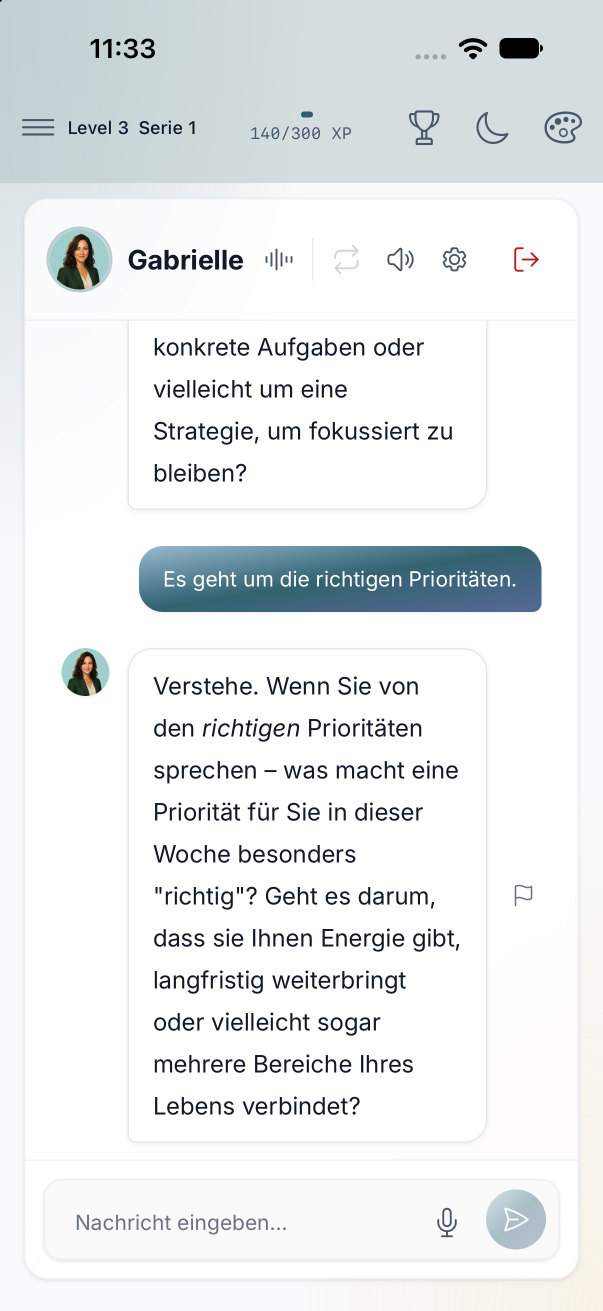
#> input picture screenshots/app-store/v2.6.0/_source/coaching-chat-de.png, 1206 x 2622 px (shown at 1/2 size)
$ python -i compose-asc-product-page-header.py   (imports and definitions only)
#> lines starting #> are read from the running program, lines starting #| are printed output that depends on the picture
#!/usr/bin/env python3
"""
App Store Connect — Product page header (21:9).

Spec: 3840 × 1646 px, PNG/JPEG, RGB without alpha.
Art safe area (Apple template): 1646 × 661 at (1097, 493) — keep headline + focal UI inside.

https://developer.apple.com/help/app-store-connect/reference/app-information/creative-assets-specifications/
https://developer.apple.com/app-store/asset-best-practices/

Usage:
  python3 scripts/compose-asc-product-page-header.py
  python3 scripts/compose-asc-product-page-header.py --guides   # draw safe-area box (review only)
"""

from __future__ import annotations

import argparse
import importlib.util
import struct
from pathlib import Path

import numpy as np
from PIL import Image, ImageDraw, ImageFilter, ImageFont

ROOT = Path(__file__).resolve().parents[1]
VERSION = "v2.6.0"
BASE = ROOT / "screenshots" / "app-store" / VERSION
# Sharper café scene than the 1179 set (same photo, larger export).
CAFE = BASE / "asc-upload" / "iphone-dynamic-island-large"
# Vertical window into the portrait café shot (below the burned-in slide headline).
CAFE_CROP_Y = 1000
CHAT = {
    "de": BASE / "_source" / "coaching-chat-de.png",
    "en": BASE / "_source" / "coaching-chat-en.png",
}
OUT_ROOT = BASE / "asc-upload" / "product-page-header"

W, H = 3840, 1646
SAFE_X, SAFE_Y, SAFE_W, SAFE_H = 1097, 493, 1646, 661

# ManualMode brand (match ASC marketing slides)
BG_LEFT = (232, 245, 244)
BG_MID = (170, 214, 211)
BG_RIGHT = (27, 114, 114)
INK = (14, 52, 52)
MUTED = (44, 84, 84)
ACCENT = (245, 158, 11)

COPY = {
    "de": {
        "headline": "Coaching,\nwo Sie sind.",
        "sub": "Jederzeit. Persönlich. Privat.",
        "slide": "00-lifestyle-iphone-de.png",
        "out": "manualmode-product-page-header-de.png",
    },
    "en": {
        "headline": "Coaching\nwhere you are.",
        "sub": "Anytime. Personal. Private.",
        "slide": "00-lifestyle-iphone-en.png",
        "out": "manualmode-product-page-header-en.png",
    },
}

def _first_font(*candidates: Path) -> Path:
    for path in candidates:
        if path.is_file():
            return path
    return candidates[-1]


TITLE_FONT = _first_font(
    Path("/System/Library/Fonts/Supplemental/Arial Bold.ttf"),
    Path("/usr/share/fonts/truetype/liberation/LiberationSans-Bold.ttf"),
)
BODY_FONT = _first_font(
    Path("/System/Library/Fonts/Supplemental/Arial.ttf"),
    Path("/usr/share/fonts/truetype/liberation/LiberationSans-Regular.ttf"),
)


# [82 lines left out: functions load_font, _lifestyle, _screen_mask_on_header, _quad_on_header, rescreen, not called in this run]


def cafe_frame(path: Path) -> Image.Image:
    """21:9 slice of the café portrait, below the slide's own headline."""
    im = Image.open(path).convert("RGB")
    sw, sh = im.size
#> sw = 1206; sh = 2622
    band_h = round(sw * H / W)
#> band_h = 517
    y0 = min(CAFE_CROP_Y, sh - band_h)
#> y0 = 1000
    frame = im.crop((0, y0, sw, y0 + band_h)).resize((W, H), Image.Resampling.LANCZOS)
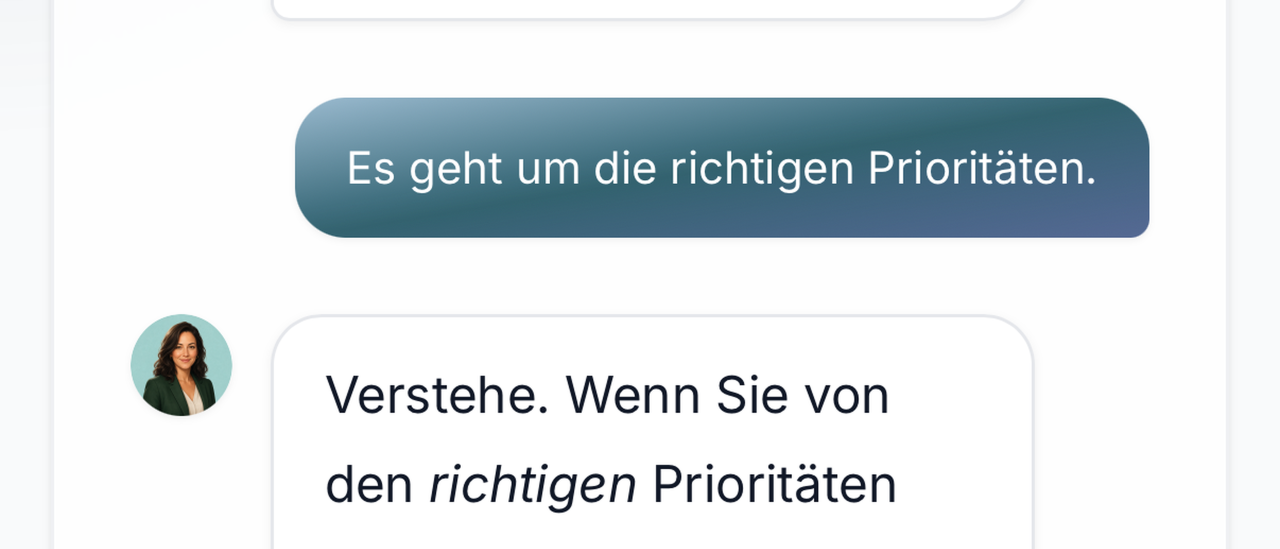
#> frame: PIL image 3840x1646 RGB (shown at 1/3 size); mean R, G, B 219, 225.8, 229.2
    return frame.filter(ImageFilter.UnsharpMask(radius=1.4, percent=50, threshold=2))


def _text_width(text: str, font: ImageFont.FreeTypeFont) -> float:
    return ImageDraw.Draw(Image.new("RGB", (4, 4))).textlength(text, font=font)


# [153 lines left out: functions _fit_font, scene, paint_card, compose, validate_png, main, not called in this run]


# [2 lines not run here, left out]

>>> result = cafe_frame('../screenshots/app-store/v2.6.0/_source/coaching-chat-de.png')

$ run again, on screenshots/app-store/v2.6.0/_source/IMG_1647.PNG
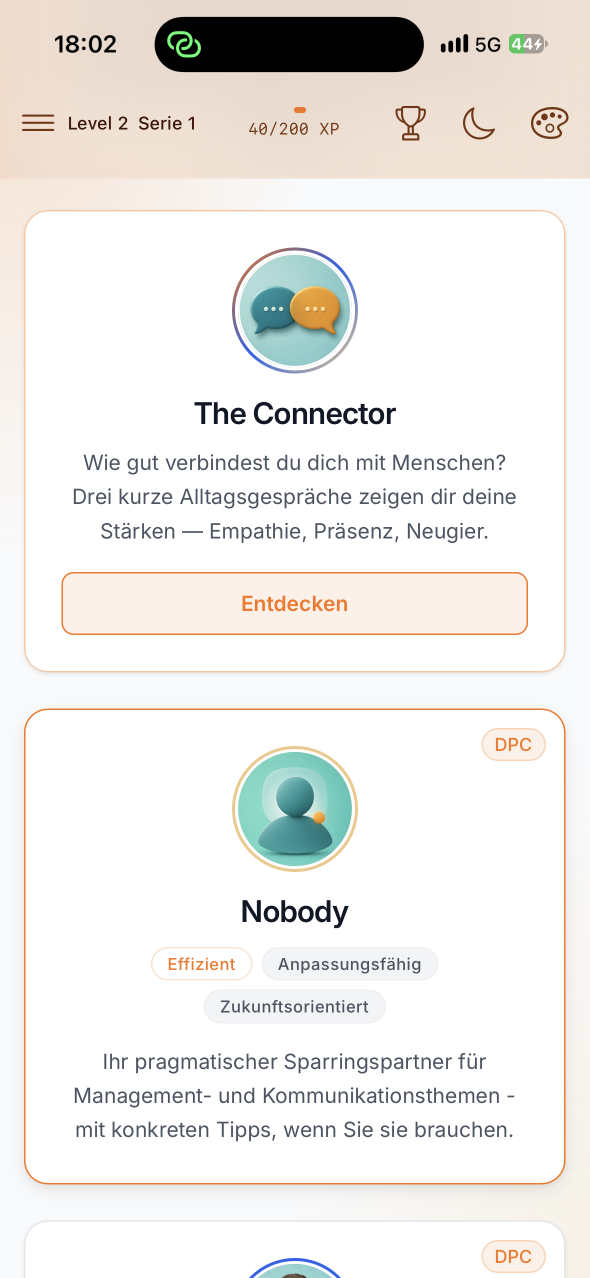
#> input picture screenshots/app-store/v2.6.0/_source/IMG_1647.PNG, 1179 x 2556 px (shown at 1/2 size)
#> in cafe_frame, im is the input picture: PIL image 1179x2556 RGB; mean R, G, B 238.4, 236.4, 233.6
#> in cafe_frame, `frame = im.crop((0, y0, sw, y0 + band_h)).resize((W, H), Image.Resampl..`:
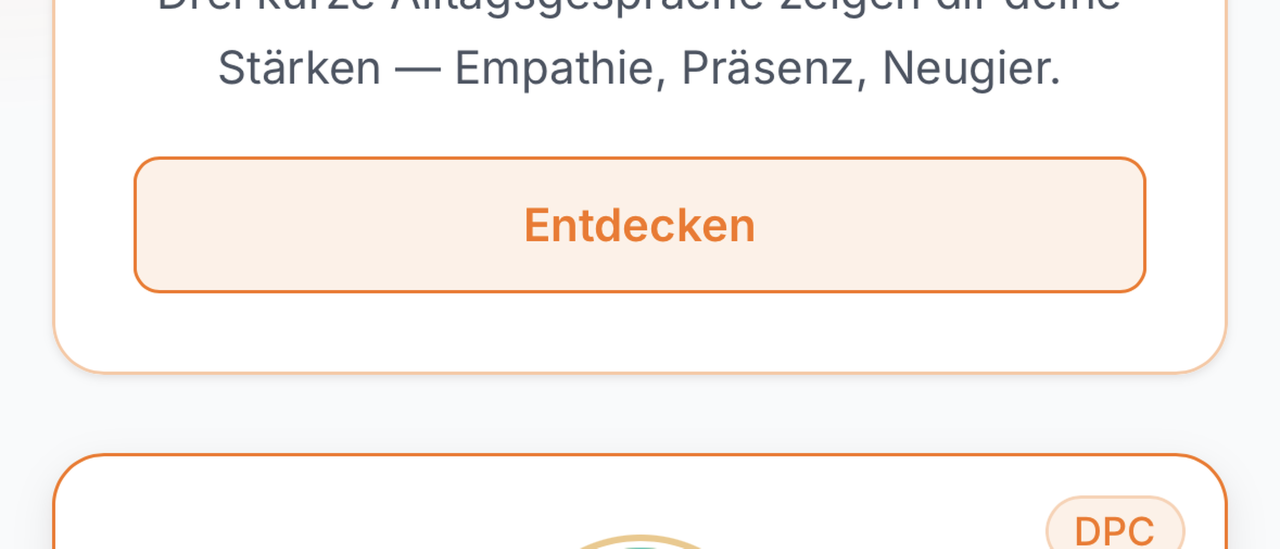
#> frame: PIL image 3840x1646 RGB (shown at 1/3 size); mean R, G, B 249.3, 244.7, 241.4

$ run again, on screenshots/app-store/v2.6.0/_source/IMG_1649.PNG
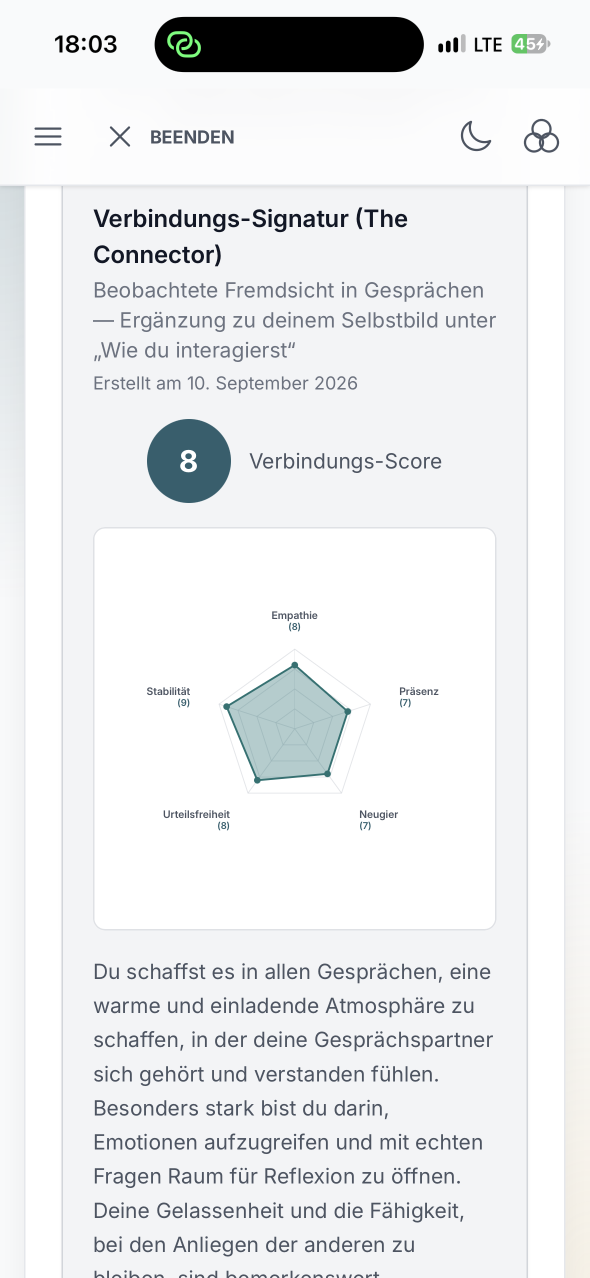
#> input picture screenshots/app-store/v2.6.0/_source/IMG_1649.PNG, 1179 x 2556 px (shown at 1/2 size)
#> in cafe_frame, im is the input picture: PIL image 1179x2556 RGB; mean R, G, B 234.3, 235.8, 237.3
#> in cafe_frame, `frame = im.crop((0, y0, sw, y0 + band_h)).resize((W, H), Image.Resampl..`:
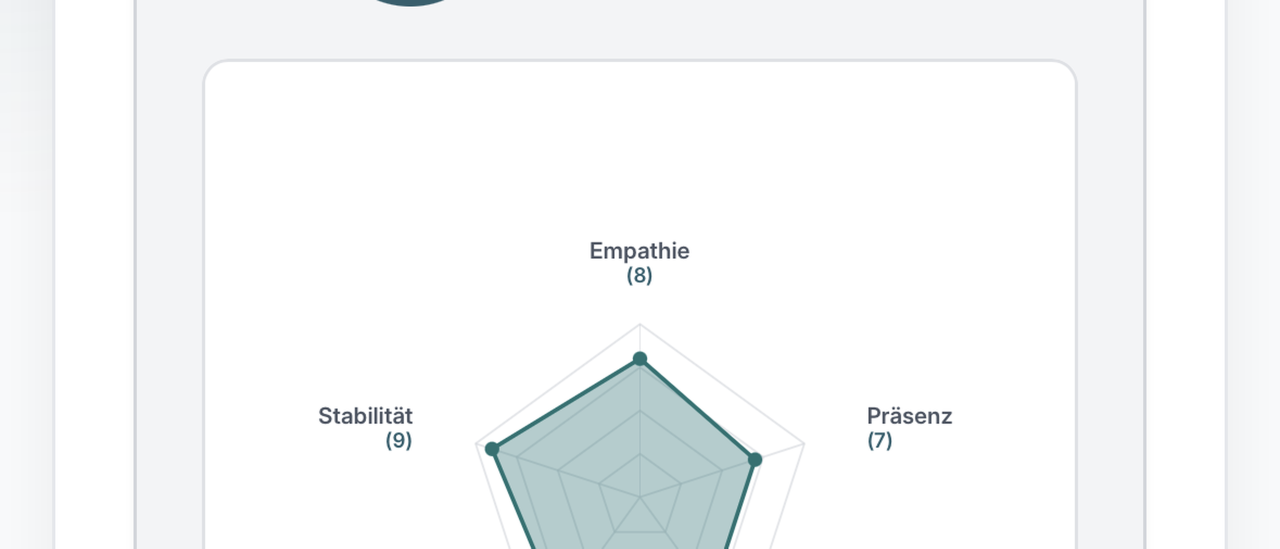
#> frame: PIL image 3840x1646 RGB (shown at 1/3 size); mean R, G, B 246.3, 248, 248.6
